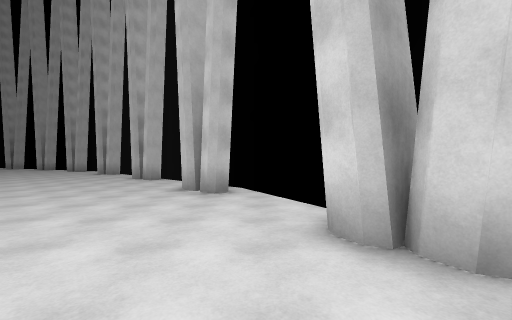
view 1 (above)

22 first-person views from a walk through a scene from a Unity 3-D project. The camera is 1.5 m above the floor, looks level and sees 90° across. The floor is counted in squares, 2 m on a side. Each view is taken from the middle of a square. On the plan, view 1 faces up. The plan holds only what a view shows up to about 9 squares ahead; the rest is blank. The place goes on beyond the plan. Some animated figures are left out. Door leaves are left out, so doorways stand open.

view 2
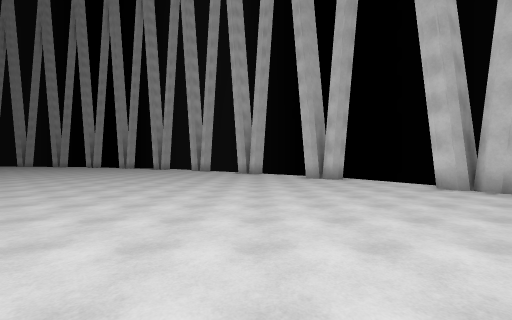

view 3
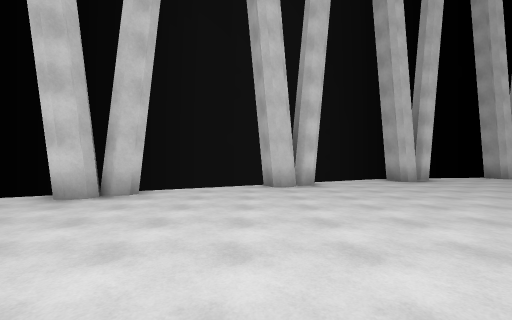

view 4
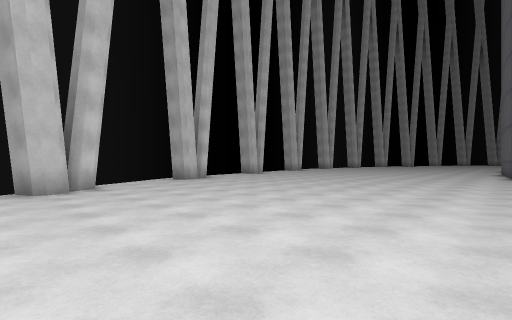

view 5
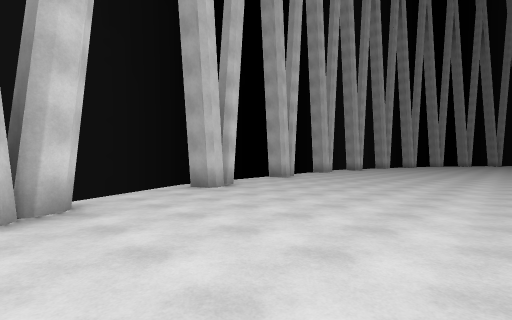

view 6
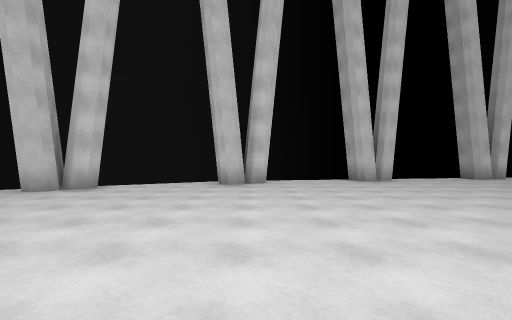

view 7
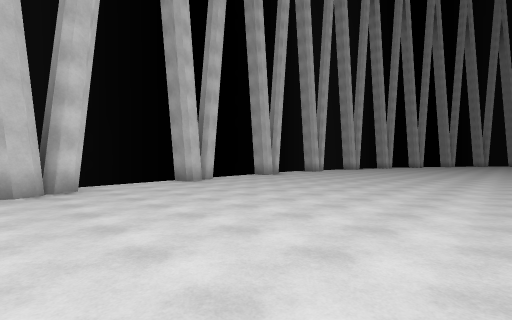

view 8
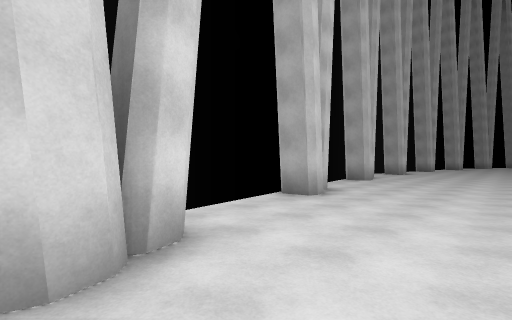

view 9
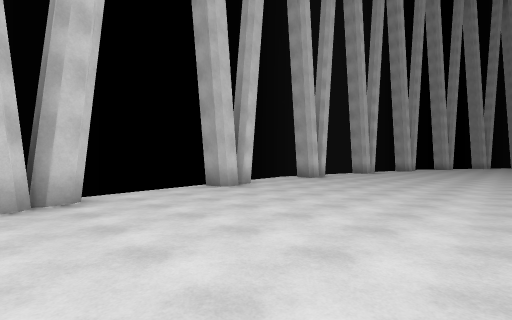

view 10
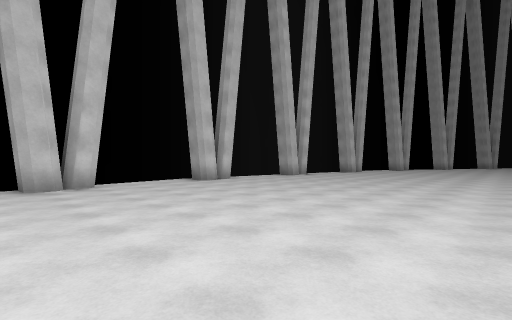

view 11
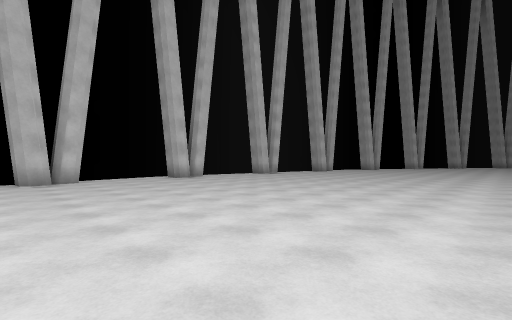

view 12
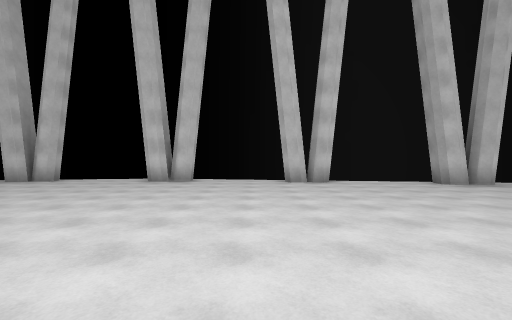

view 13
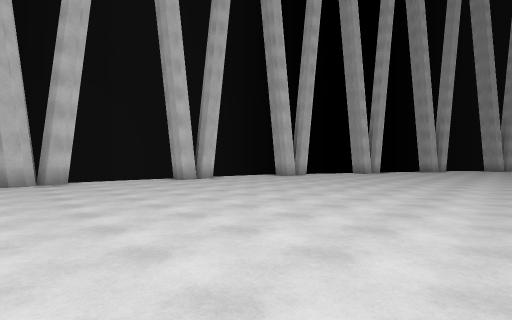

view 14
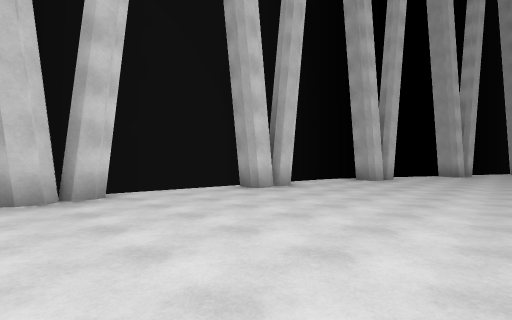

view 15
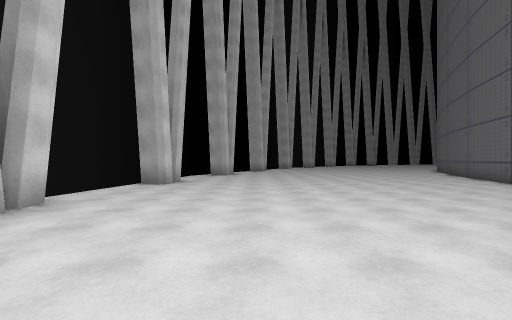

view 16
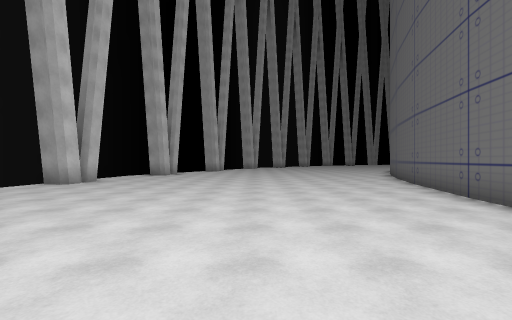

view 17
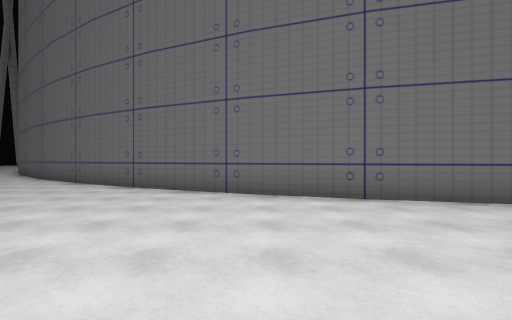

view 18
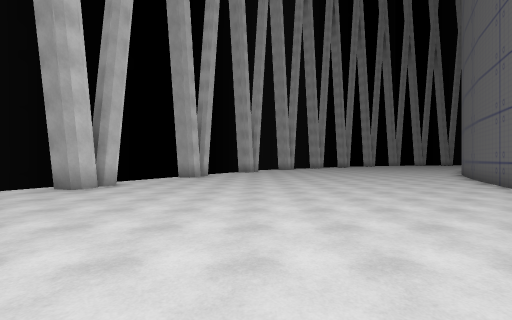

view 19
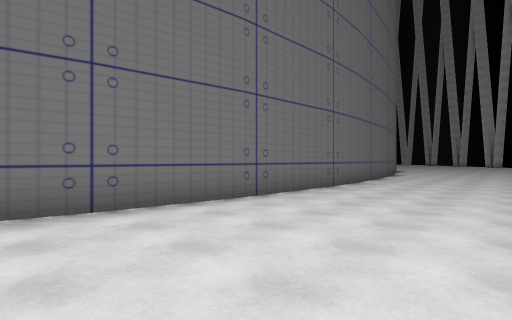

view 20
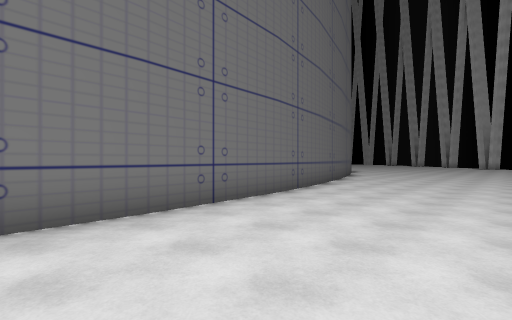

view 21
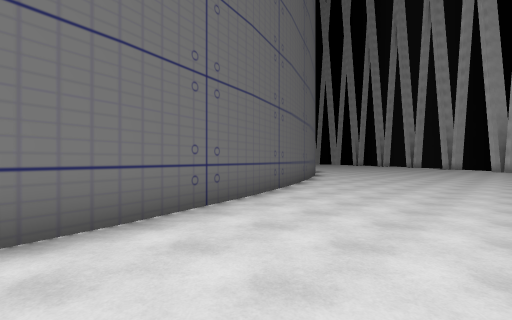

view 22
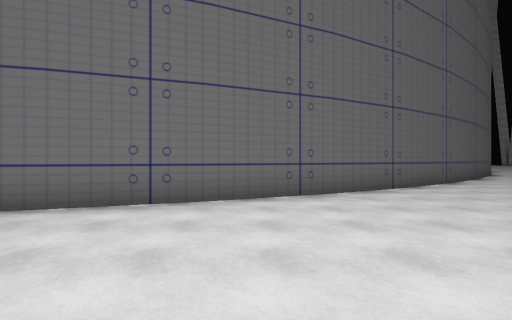

### Floor plan
Points are (right, up) in squares from view 1. A wall is a line through its corners. A room is listed if a view was taken in it or the views show most of it. See-through windows are left out.
Room 1 (views 1, 2, 3, 4, 5, 6, 7, 8, 9, 10, 11, 12, 13, 14, 15, 16, 17, 18, 19, 20, 21, 22)
walls: (-4.7, -11.1) (-3.8, -16.5); (-3.6, -16.4) (-3.6, -24.6); (-6.5, -6.1) (-4.9, -11.3); (6.2, -12) (6.1, -11.5); (6.3, -11.4) (6, -11.1) (5.9, -10.6) (6.7, -10.4); (5.1, -7.3) (4.9, -6.8) (5.5, -6.6); (4.8, -6.6) (4.6, -6) (5.4, -5.7); (6.7, -16) (6.6, -15.3) (7.5, -15.3); (6.8, -16.8) (6.7, -16.2) (7.4, -16.1); (3.2, -2.2) (2.9, -1.5) (3.6, -1.2); (4.1, -2.7) (3.6, -2.9) (3.3, -2.1) (3.1, -2); (6.9, -20.8) (6.9, -20.2); (-3.6, -24.5) (-5.5, -32.3); (-9.1, -1.5) (-6.7, -6.3); (-10.1, -0.6) (-9.3, -1.6); (1.5, 1.6) (1.3, 2); (1.7, 2.5) (1, 2.1) (0.7, 2.6); (7.3, -25.8) (6.5, -25.7) (6.6, -25); (6.6, -26.4) (6.7, -25.8); (-0.5, 5.9) (-1, 5.6) (-1.4, 6.1); (-1.7, 6.3) (-2, 6.7); (5.5, -31.1) (5.8, -29.7) (6.7, -29.9); (-5.7, -32.2) (-7.7, -37.2); (4.3, -34.9) (4.5, -34.3) (5.3, -34.6); (4, -35.7) (4.2, -35.2)

Positions as (right, up) in squares from view 1, and headings:
1: (0, 0), facing up
2: (-4, -4), facing up
3: (-4, -1), facing right
4: (-4, -1), facing down-right
5: (-1, -2), facing down-right
6: (-3, -7), facing right
7: (-2, -6), facing down-right
8: (3, -6), facing down-right
9: (1, -11), facing down-right
10: (-1, -15), facing down-right
11: (-3, -15), facing down-right
12: (-2, -24), facing right
13: (-3, -25), facing down-right
14: (1, -25), facing down-right
15: (3, -22), facing down
16: (0, -22), facing down
17: (0, -32), facing left
18: (0, -28), facing down
19: (0, -28), facing up-left
20: (0, -21), facing up-left
21: (-1, -15), facing up-left
22: (-1, -8), facing left
